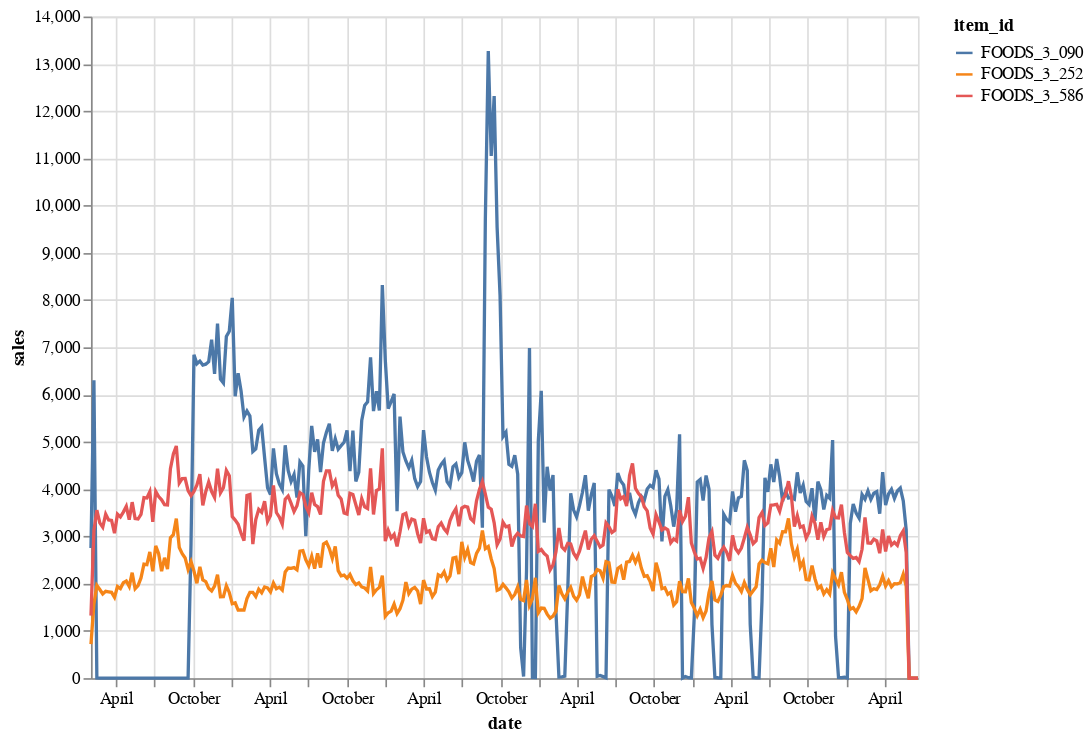

Source (notebook cell):
### Markdown cell above
Now let's pick 3 most popular items to work with them further.

We will also plot sales for the items

### Code cell
top_items = data_subset.groupby('item_id').sum().sort_values(by='sales').index[-3:]

alt.data_transformers.disable_max_rows()

alt.Chart(data_subset.loc[data_subset.item_id.isin(top_items)].reset_index()).mark_line().encode(
    x='date:T',
    y=alt.Y('sales:Q'),
    color='item_id',
    tooltip=['item_id','date:T','sales:Q']
).properties(width=500, height=400)

### Figure 1 — Vega-Lite specification as saved in the notebook (floating-point values rounded to 4 significant figures; data arrays with more than 128 entries replaced by an {"elided": "..."} marker saying what was removed)
{"config": {"view": {"continuousWidth": 400, "continuousHeight": 300}}, "data": {"name": "data-151dc572dcd77c58b261fd754d333e61"}, "mark": "line", "encoding": {"color": {"type": "nominal", "field": "item_id"}, "tooltip": [{"type": "nominal", "field": "item_id"}, {"type": "temporal", "field": "date"}, {"type": "quantitative", "field": "sales"}], "x": {"type": "temporal", "field": "date"}, "y": {"type": "quantitative", "field": "sales"}}, "height": 400, "width": 500, "$schema": "https://vega.github.io/schema/vega-lite/v4.8.1.json", "datasets": {"data-151dc572dcd77c58b261fd754d333e61": {"elided": "846 records"}}}
